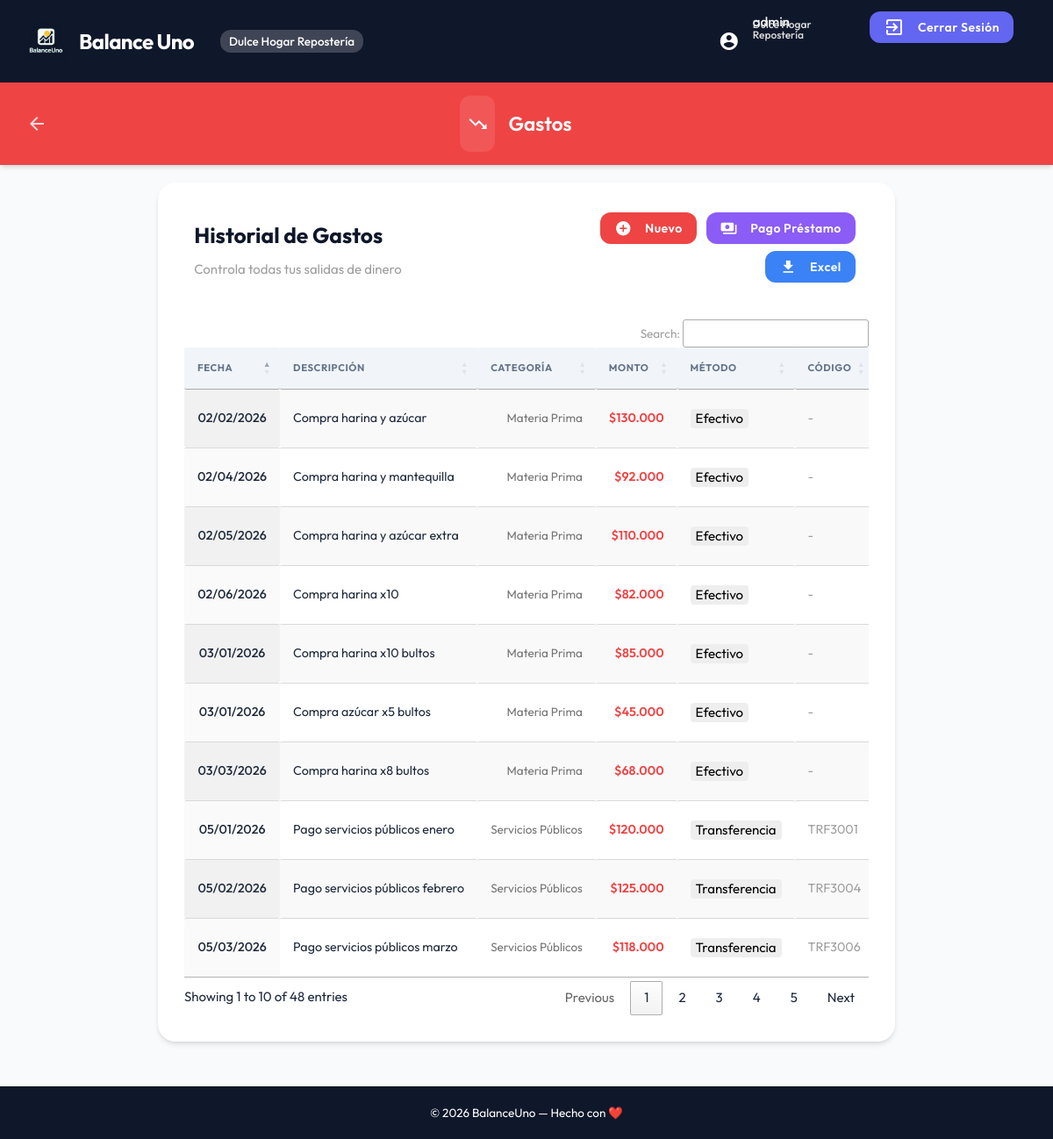
The app's page /public/index.php?action=expenses (signed in) with its own data.
### tables this page shows
CREATE TABLE expenses (
  id INT AUTO_INCREMENT PRIMARY KEY,
  company_id INT NOT NULL,
  date DATE NOT NULL,
  description VARCHAR(255) NOT NULL,
  amount DECIMAL(12, 2) NOT NULL,
  payment_method ENUM('Efectivo', 'Nequi', 'Transferencia') NOT NULL,
  code VARCHAR(50) DEFAULT NULL,
  category_id INT DEFAULT NULL,
  payment_status ENUM('Pagado', 'Pendiente') DEFAULT 'Pagado',
  loan_id INT DEFAULT NULL,
  created_at TIMESTAMP DEFAULT CURRENT_TIMESTAMP,
  updated_at TIMESTAMP DEFAULT CURRENT_TIMESTAMP ON UPDATE CURRENT_TIMESTAMP,
  deleted_at TIMESTAMP NULL DEFAULT NULL,
  FOREIGN KEY (company_id) REFERENCES companies(id),
  FOREIGN KEY (category_id) REFERENCES categories(id) ON DELETE SET NULL,
  INDEX idx_company_deleted (company_id, deleted_at)
);

### app/controllers/ExpensesController.php (called while the page is built, shortened)
<?php
class ExpensesController
{
    private $model;
    private $db;
    public function __construct($db)
    {
        $this->db = $db;
        $this->model = new Expense($db);
    }
    public function index()
    {
        $expenses = $this->model->getAll();
        $categoryModel = new Category($this->db);
        $categories = $categoryModel->getByType('gasto');
        $categoriesMap = [];
        foreach ($categories as $cat) {
            $categoriesMap[$cat['id']] = $cat['name'];
        }
        include __DIR__ . '/../../views/expenses.php';
    }
}

### app/Router.php (called while the page is built, shortened)
<?php
class Router
{
    private $db;
    public function __construct()
    {
        $this->db = Database::getConnection();
    }
    public function handleRequest($action)
    {
        $route = $this->routes[$action];
        $methodName = $route['method'];
        $controller = new $controllerName($this->db);
        $args = [];
        try {
            call_user_func_array([$controller, $methodName], $args);
        } catch (\Exception $e) {
            $this->handleError($e->getMessage());
        }
    }
}

### public/index.php (called while the page is built, shortened)
<?php
$router = new Router();
$action = $_GET['action'] ?? 'dashboard';
$router->handleRequest($action);

### app/models/BaseModel.php (called while the page is built, shortened)
<?php
class BaseModel
{
    protected $db;
    protected $table;
    protected ?int $companyId;
    public function __construct($db, $table)
    {
        $this->db = $db;
        $this->table = $table;
        $this->companyId = $_SESSION['company_id'] ?? null;
    }
    protected function getCompanyId(): int
    {
        return $this->companyId;
    }
    public function getAll()
    {
        $stmt = $this->db->prepare(
            "SELECT * FROM {$this->table} WHERE company_id = :company_id AND deleted_at IS NULL ORDER BY date DESC"
        );
        $stmt->execute(['company_id' => $this->getCompanyId()]);
        return $stmt->fetchAll(PDO::FETCH_ASSOC);
    }
}

### app/models/Category.php (called while the page is built, shortened)
<?php
class Category extends BaseModel
{
    public function getByType($type)
    {
        $stmt = $this->db->prepare(
            "SELECT * FROM categories
             WHERE company_id = :company_id
               AND (type = :type OR type = 'ambos')
               AND deleted_at IS NULL
             ORDER BY name ASC"
        );
        $stmt->execute([
            ':company_id' => $this->getCompanyId(),
            ':type' => $type
        ]);
        return $stmt->fetchAll(PDO::FETCH_ASSOC);
    }
}

### views/expenses.php (the view, shortened to what this page needs)
<?php
include __DIR__ . '/partials/header.php';
include __DIR__ . '/partials/navbar.php';
?>
<section id="main" class="container">
    <div class="dashboard-box">
        <div class="row" style="margin-bottom: 30px;">
            <div class="col s12 m6">
                <h5 style="font-weight: 700; color: var(--primary);">Historial de Gastos</h5>
                <p class="grey-text">Controla todas tus salidas de dinero</p>
            </div>
            <div class="col s12 m6 right-align">
                <a href="#modalCreateExpense" class="btn error-color modal-trigger action-btn">
                    <i class="material-icons left">add_circle</i> Nuevo
                </a>
                <a href="#modalCreateLoanPayment" class="btn loans-color modal-trigger action-btn">
                    <i class="material-icons left">payments</i> Pago Préstamo
                </a>
                <a href="?action=exportExpensesXls" class="btn reports-color action-btn">
                    <i class="material-icons left">file_download</i> Excel
                </a>
            </div>
        </div>
        <table id="expensesTable" class="highlight display nowrap" style="width:100%">
            <thead>
                <tr>
                    <th>Fecha</th>
                    <th>Descripción</th>
                    <th>Categoría</th>
                    <th class="right-align">Monto</th>
                    <th>Método</th>
                    <th>Código</th>
                </tr>
            </thead>
            <tbody>
                <?php foreach ($expenses as $expense): ?>
                    <tr>
                        <td style="font-weight: 500;"><?= date('d/m/Y', strtotime($expense['date'])) ?></td>
                        <td><?= htmlspecialchars($expense['description']) ?></td>
                        <td>
                            <span class="grey-text text-darken-1" style="font-size: 0.9rem;">
                                <?= isset($categoriesMap[$expense['category_id']]) ? htmlspecialchars($categoriesMap[$expense['category_id']]) : '-' ?>
                            </span>
                        </td>
                        <td class="right-align error-color-text" style="font-weight: 600;">
                            $<?= number_format($expense['amount'], 0, ",", ".") ?>
                        </td>
                        <td>
                            <span class="badge grey lighten-3 black-text" style="float: none; border-radius: 4px;">
                                <?= htmlspecialchars($expense['payment_method']) ?>
                            </span>
                        </td>
                        <td class="grey-text"><?= $expense['payment_method'] === 'Efectivo' ? '-' : htmlspecialchars($expense['code']) ?></td>
                    </tr>
                <?php endforeach; ?>
            </tbody>
        </table>
    </div>
</section>
<?php
include __DIR__ . '/partials/footer.php';
include __DIR__ . '/partials/scripts.php';
?>

### public/css/custom.css (style rules this page uses)
:root { --primary: #0f172a; --primary-light: #1e293b; --secondary: #6366f1; --accent: #10b981; --error: #ef4444; --warning: #f59e0b; --info: #3b82f6; --loans: #8b5cf6; --bg-app: #f8fafc; --text-main: #1e293b; --text-muted: #64748b; --white: #ffffff; --shadow-sm: 0 1px 2px 0 rgb(0 0 0 / 0.05); --shadow-md: 0 4px 6px -1px rgb(0 0 0 / 0.1), 0 2px 4px -2px rgb(0 0 0 / 0.1); --shadow-lg: 0 10px 15px -3px rgb(0 0 0 / 0.1), 0 4px 6px -4px rgb(0 0 0 / 0.1); --transition: all 0.3s cubic-bezier(0.4, 0, 0.2, 1); }
body { font-family: "Outfit", sans-serif; }
html, body { margin: 0; padding: 0; width: 100%; height: 100%; background-color: var(--bg-app); color: var(--text-main); }
body.container { width: 100%; max-width: none !important; display: flex; flex-direction: column; min-height: 100vh; }
#main { flex: 1; padding: 20px 0; }
.dashboard-box { background: var(--white); border-radius: 20px; padding: 30px; margin-bottom: 30px; box-shadow: var(--shadow-md); }
thead { background: #f1f5f9; }
th { text-transform: uppercase; font-size: 0.75rem; letter-spacing: 0.05em; color: var(--text-muted); padding: 15px !important; }
td { padding: 15px !important; font-size: 0.95rem; }
.btn, .btn-large { border-radius: 12px !important; text-transform: none !important; font-weight: 600 !important; box-shadow: var(--shadow-sm) !important; transition: var(--transition); }
.action-btn { margin: 4px; }
.error-color { background-color: var(--error) !important; }
.reports-color { background-color: var(--info) !important; }
.loans-color { background-color: var(--loans) !important; }
.dashboard-box { overflow-x: hidden; }

### records on screen
expenses: date "02/06/2026", description "Compra harina x10", category "Materia Prima", amount "82.000", payment_method "Efectivo"
expenses: date "02/05/2026", description "Compra harina y azúcar extra", category "Materia Prima", amount "110.000", payment_method "Efectivo"
expenses: date "02/04/2026", description "Compra harina y mantequilla", category "Materia Prima", amount "92.000", payment_method "Efectivo"
expenses: date "05/03/2026", description "Pago servicios públicos marzo", category "Servicios Públicos", amount "118.000", payment_method "Transferencia", code "TRF3006"
expenses: date "03/03/2026", description "Compra harina x8 bultos", category "Materia Prima", amount "68.000", payment_method "Efectivo"
expenses: date "05/02/2026", description "Pago servicios públicos febrero", category "Servicios Públicos", amount "125.000", payment_method "Transferencia", code "TRF3004"
expenses: date "02/02/2026", description "Compra harina y azúcar", category "Materia Prima", amount "130.000", payment_method "Efectivo"
expenses: date "05/01/2026", description "Pago servicios públicos enero", category "Servicios Públicos", amount "120.000", payment_method "Transferencia", code "TRF3001"
expenses: date "03/01/2026", description "Compra harina x10 bultos", category "Materia Prima", amount "85.000", payment_method "Efectivo"
expenses: date "03/01/2026", description "Compra azúcar x5 bultos", category "Materia Prima", amount "45.000", payment_method "Efectivo"

### other values on screen
$_SESSION['company_name'] "Dulce Hogar Repostería"
$_SESSION['username'] "admin"
$pageTitle "Gastos"
